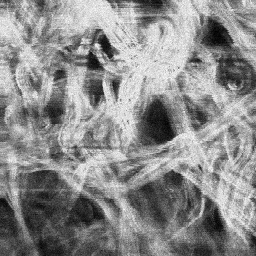
#> input picture bin_data/collagen.png, 256 x 256 px
$ jupyter execute FRAC.ipynb
#> lines starting #> are read from the running program, lines starting #| are printed output that depends on the picture; after the words box and inside, x2 and y2 are one past the last pixel; in counts of white or black regions, pixels touching at a corner belong together; long printed decimals are rounded
### №1 Section for importing main libraries and defining main function

[cell 1]
import os
import numpy as np
import matplotlib.pyplot as plt
import statistics
from PIL import Image
from skimage.transform import rescale

def plot2figs(image1, image2, title):
    plt.subplot(1,2,1)
    plt.axis('off')
    plt.imshow(image1, cmap=plt.cm.gray)
    plt.title('Original image')
    plt.subplot(1,2,2)
    plt.axis('off')
    plt.imshow(image2, cmap=plt.cm.gray)
    plt.title(title)
    plt.show()

### №2 Section for loading image

[cell 2]
image = Image.open(os.path.join('../bin_data', 'collagen.png'))
#> image is the input picture: PIL image 256x256 L; min 0, max 255, mean 139.3

[cell 3]
### №12 Section for fractal dimention

[cell 4]
def box_counter(image, k):
    S = np.add.reduceat(
        np.add.reduceat(image, np.arange(0, image.shape[0], k), axis=0),
                               np.arange(0, image.shape[1], k), axis=1)
    return len(np.where((S > 0) & (S < k**2))[0])

def fractal_dimension(image, threshold=0.7):
    assert(len(image.shape) == 2)
    # Binarization
    image = (image < threshold)
    # Calculating greatest power of 2
    n = 2**np.floor(np.log(min(image.shape))/np.log(2))
    # Calculating size
    sizes = 2**np.arange(int(np.log(n)/np.log(2)), 1, -1)
    # Box counting using iteration by all sizes
    boxes_number = []
    [boxes_number.append(box_counter(image, size)) for size in sizes]
    # Formula for Minkowski dimention
    results = -np.polyfit(np.log(sizes), np.log(boxes_number), 1)[0]
    return results

image = np.asarray(image)
rescaled = rescale(image, 0.75)
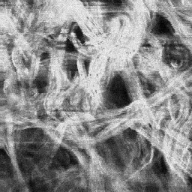
#> rescaled: shape (192, 192) float64; min 0.0145, max 0.972, mean 0.546
print('Fractal dimention is ', fractal_dimension(rescaled))
#> in fractal_dimension, `image = (image < threshold)`:
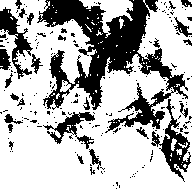
#> image: shape (192, 192) bool; 70.1% white; 203 black regions (176 under 20 px), largest, box (x1, y1, x2, y2) and area: (37, 0, 188, 133) 6990, (151, 99, 191, 182) 956, (0, 7, 33, 79) 752
#> in box_counter, `S = np.add.reduceat( np.add.reduceat(image, np.arange(0, image.shape[0..`: S = [[9871, 5132], [7669, 3157]]
#> in box_counter (call 5), `S = np.add.reduceat( np.add.reduceat(image, np.arange(0, image.shape[0..`:
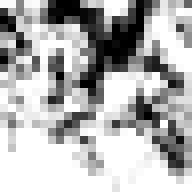
#> S: shape (24, 24) int64 (shown 8 times larger); min 0, max 64, mean 44.8; drawn with min black and max white
#> in box_counter (call 6), `S = np.add.reduceat( np.add.reduceat(image, np.arange(0, image.shape[0..`:
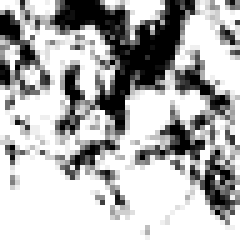
#> S: shape (48, 48) int64 (shown 5 times larger); min 0, max 16, mean 11.21; drawn with min black and max white
#> in fractal_dimension, `results = -np.polyfit(np.log(sizes), np.log(boxes_number), 1)[0]`: results = 1.65
#| Fractal dimention is  1.653
